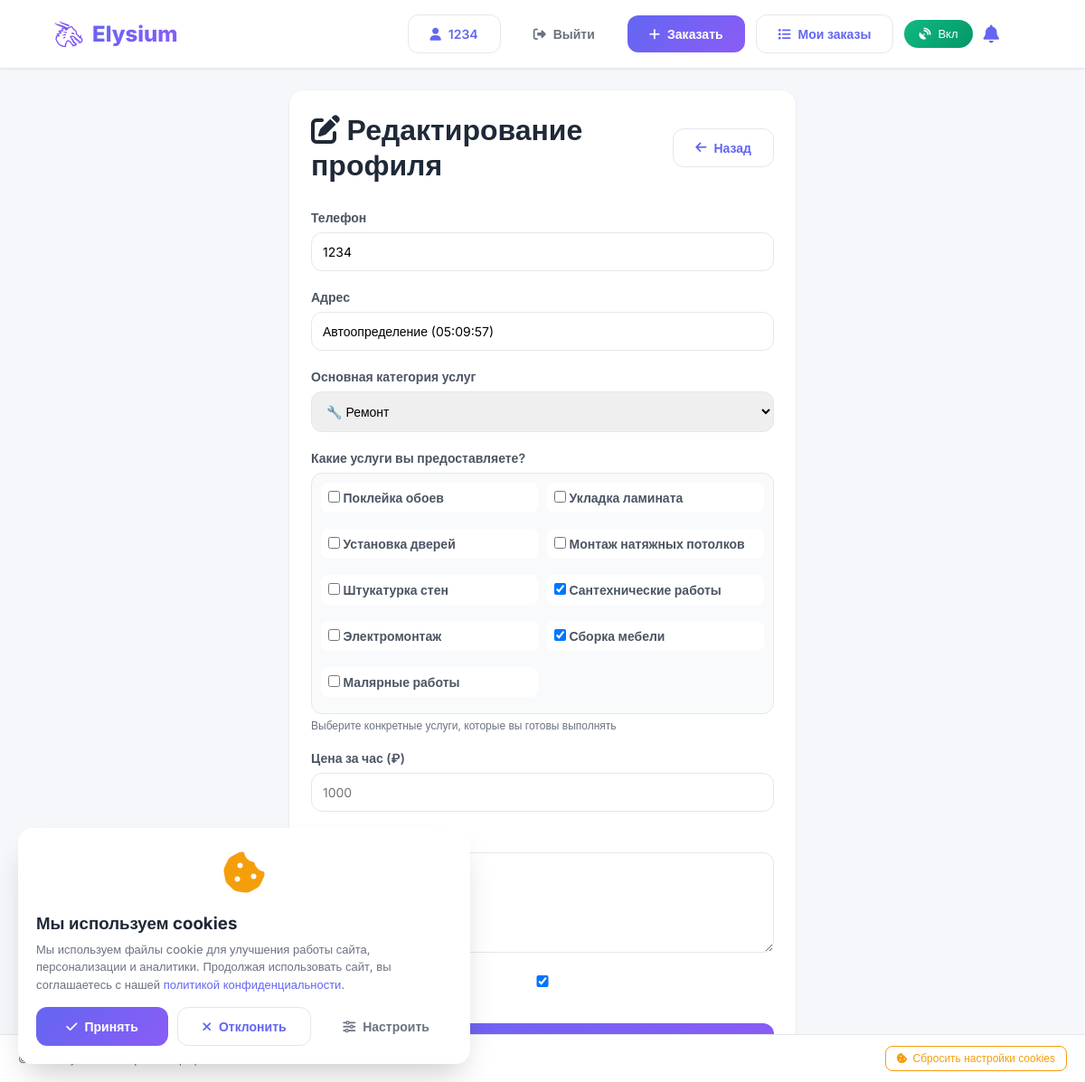
The page /profile/edit/ (signed in) on the database as committed earlier.
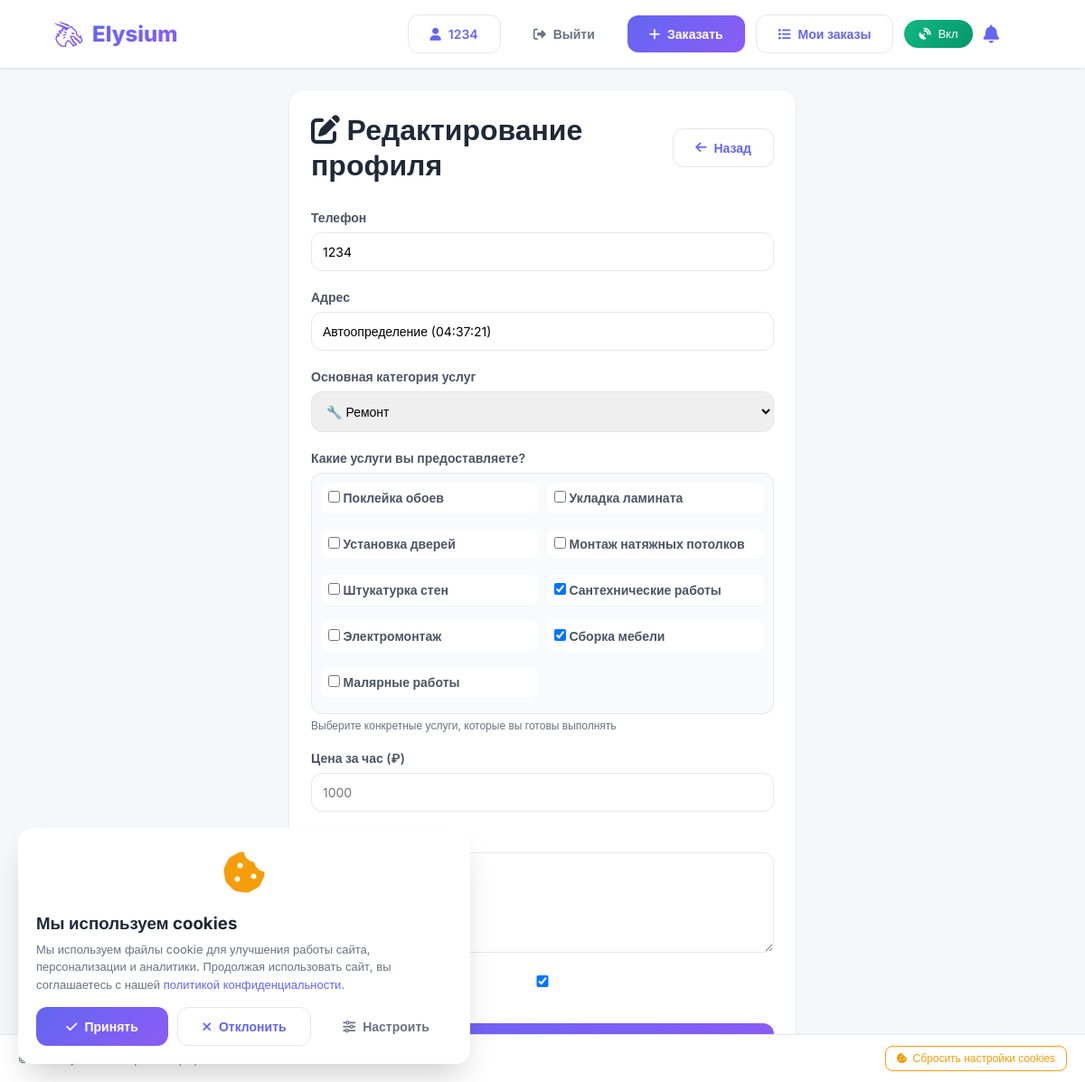
The same page on the database as committed later.
### main/models.py (models this page shows, shortened)
class Profile(models.Model):
    ROLE_CHOICES = [
        ('client', 'Заказчик'),
        ('performer', 'Исполнитель'),
    ]
    user = models.OneToOneField(User, on_delete=models.CASCADE, related_name='profile')
    phone = models.CharField(max_length=20, blank=True)
    avatar = models.ImageField(upload_to='avatars/', blank=True, null=True)
    role = models.CharField(max_length=20, choices=ROLE_CHOICES, default='client')
    latitude = models.FloatField(blank=True, null=True)
    longitude = models.FloatField(blank=True, null=True)
    address = models.CharField(max_length=500, blank=True)
    category = models.CharField(max_length=50, blank=True, null=True)
    description = models.TextField(blank=True)
    price = models.DecimalField(max_digits=10, decimal_places=2, blank=True, null=True)
    rating = models.FloatField(default=0)
    completed_orders = models.IntegerField(default=0)
    is_available = models.BooleanField(default=True)
    services = models.TextField(blank=True, help_text="Услуги, которые предоставляет исполнитель (через запятую)")
    created_at = models.DateTimeField(auto_now_add=True)
    updated_at = models.DateTimeField(auto_now=True)

### main/views.py (the view, shortened to what this page needs)
# urls.py: path('profile/edit/', views.edit_profile_view, name='edit_profile'),
@login_required
def edit_profile_view(request):
    profile = request.user.profile
    categories = [
        ('cleaning', '🧹 Уборка'),
        ('repair', '🔧 Ремонт'),
        ('delivery', '🚚 Доставка'),
        ('construction', '🏗️ Строительство'),
        ('design', '🎨 Дизайн'),
        ('photography', '📸 Фотография'),
        ('it', '💻 IT'),
        ('education', '📚 Образование'),
        ('beauty', '💅 Красота'),
    ]
    context = {
        'profile': profile,
        'categories': categories,
    }
    return render(request, 'edit_profile.html', context)

### templates/edit_profile.html (shortened to what this page needs)
{% extends 'base.html' %}
{% load static %}
{% block content %}
<div class="container" style="max-width: 600px; margin: 100px auto 40px; padding: 0 20px;">
    <div class="card">
        <div style="display: flex; justify-content: space-between; align-items: center; margin-bottom: 30px;">
            <h1><i class="fas fa-edit"></i> Редактирование профиля</h1>
            <a href="{% url 'profile' %}" class="btn btn-secondary">
                <i class="fas fa-arrow-left"></i> Назад
            </a>
        </div>
        <form method="post">
            <div class="form-group">
                <label>Телефон</label>
                <input type="tel" name="phone" value="{{ profile.phone|default:'' }}" placeholder="+7 (999) 123-45-67">
            </div>
            <div class="form-group">
                <label>Адрес</label>
                <input type="text" name="address" value="{{ profile.address|default:'' }}" placeholder="Ваш адрес">
            </div>
            {% if profile.role == 'performer' %}
            <div class="form-group">
                <label>Основная категория услуг</label>
                <select name="category" id="performerCategory">
                    {% for value, label in categories %}
                    <option value="{{ value }}" {% if profile.category == value %}selected{% endif %}>{{ label }}</option>
                    {% endfor %}
                </select>
            </div>
            <div class="form-group" id="servicesGroup">
                <label>Какие услуги вы предоставляете?</label>
                <div class="services-checkboxes" id="servicesCheckboxes">
                </div>
                <small class="form-hint">Выберите конкретные услуги, которые вы готовы выполнять</small>
            </div>
            <div class="form-group">
                <label>Цена за час (₽)</label>
                <input type="number" name="price" value="{{ profile.price|default:'' }}" placeholder="1000">
            </div>
            <div class="form-group">
                <label>Описание услуг</label>
                <textarea name="description" rows="5" placeholder="Расскажите о себе...">{{ profile.description|default:'' }}</textarea>
            </div>
            <div class="form-group">
                <label>
                    <input type="checkbox" name="is_available" {% if profile.is_available %}checked{% endif %}>
                </label>
            </div>
            {% endif %}
            <button type="submit" class="btn btn-primary" style="width: 100%;">
            </button>
        </form>
    </div>
</div>
{% endblock %}

Rows that differ between the two databases and show on the page:
changed Profile "🔧 Ремонт": address "Автоопределение (05:09:57)" → "Автоопределение (04:37:21)"
